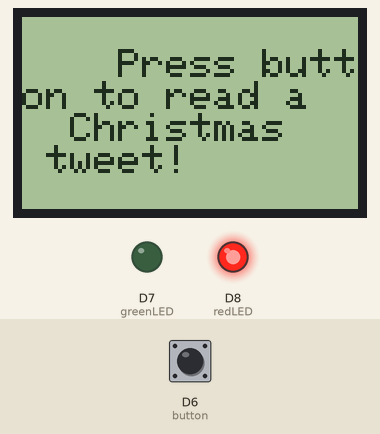
A sketch run on a simulated Arduino MKR. Shown: 84×48 one-colour display, output pins drawn as LEDs (lit = HIGH). Inputs (shaded band) come from the test bench; at power-on: D6 (button) LOW. WiFi joins after 1.5 s; servers stay silent unless stated; the display library's start-up logo is not drawn; uploads are accepted with an empty reply; what the sketch prints to the serial monitor is not drawn.

Above: at 13.7 s.
13.8 s: D6 (button) pulled HIGH for 0.15 s
At 14.38 s:
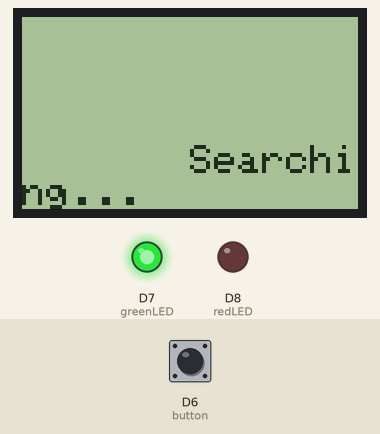
At 15.6 s:
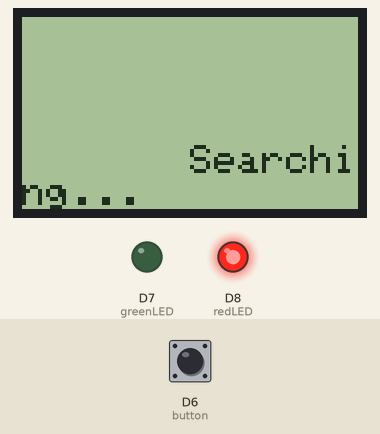
15.9 s: D6 (button) pulled HIGH for 1 s
At 18.6 s:
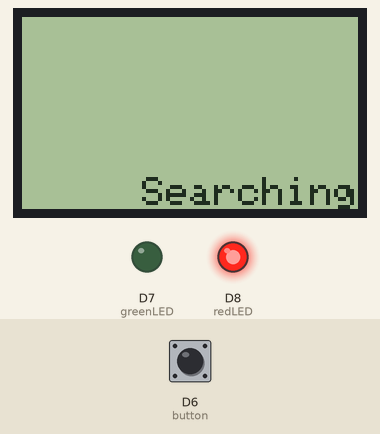
Timing chart, 0 to 20.1 s (numbered marks = the images above; inputs shaded):
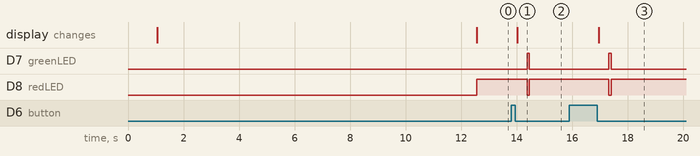

Measured:
- after the input at 13.8 s, D7 (greenLED): LOW → HIGH after 0.57 s, → LOW 0.08 s later; D8 (redLED): HIGH → LOW after 0.57 s, → HIGH 0.08 s later; the display: changes after 0.21 s (image 1)
- after the input at 15.9 s, D7 (greenLED): LOW → HIGH after 1.4 s, → LOW 0.08 s later; D8 (redLED): HIGH → LOW after 1.4 s, → HIGH 0.08 s later; the display: changes after 1.1 s (image 3)

The sketch:

Sketch.ino
```cpp
#include <WiFi101.h>
#include <Adafruit_GFX.h>
#include <Adafruit_PCD8544.h>

char ssid[] = "YOUR-WIFI-SSID";
char pass[] = "YOUR-WIFI-PASSWORD";
int status = WL_IDLE_STATUS;
WiFiClient client;
char server[] = "api.twitter.com";

const int button = 6;
const int redLED = 8;
const int greenLED = 7;

const long debounceDelay = 50;
int stateButton = 0;
int lastStateButton = 0;
int readingButton = 0;
long lastDebounceTimeButton = 0;

bool printOn = false;
int countUntilTweet = 0;
bool printCheck = true;
int printedCharacterCount = 0;

Adafruit_PCD8544 display = Adafruit_PCD8544(1, 2, 3, 4, 5);

void setup() {
	Serial.begin(9600);
	pinMode(button, INPUT);
	pinMode(redLED, OUTPUT);
	pinMode(greenLED, OUTPUT);

	display.begin();
	display.setContrast(50);
	display.display();
	delay(1000);

	while (status != WL_CONNECTED)
	{
		display.clearDisplay();
		display.print("Connecting to wifi");
		display.display();
		status = WiFi.begin(ssid, pass);
		delay(10000);
	}
	display.clearDisplay();
	display.print("Press button to read a    Christmas    tweet!");
	display.display();
	Serial.println("hello");
}

void loop() {
	CheckButton();

	if (client.available())
	{
		digitalWrite(redLED, 0);
		digitalWrite(greenLED, 1);
		char c = client.read();
		Serial.print(c);
		if (printOn)
		{
			if (printedCharacterCount == 78)
			{
				display.clearDisplay();
			}
			display.print(c);
			display.display();
			printedCharacterCount++;
			delay(75);
		}
		if (printCheck)
		{
			if (c == '"')
			{
				countUntilTweet++;
				Serial.print(countUntilTweet);
				if (countUntilTweet == 15)
				{
					printOn = true;
				}
				if (countUntilTweet == 16)
				{
					printOn = false;
					printCheck = false;
				}
			}
		}
	}
	else
	{
		digitalWrite(redLED, 1);
		digitalWrite(greenLED, 0);
	}
}

void CheckButton() {
	readingButton = digitalRead(button);
	if (readingButton != lastStateButton)
	{
		lastDebounceTimeButton = millis();
	}
	if (millis() - lastDebounceTimeButton > debounceDelay)
	{
		if (readingButton != stateButton)
		{
			stateButton = readingButton;
			if (stateButton == LOW)
			{
				Button();
			}
		}
	}
	lastStateButton = readingButton;
}

void Button() {
	display.clearDisplay();
	display.print("Searching...");
	display.display();

	client.stop();
	printCheck = true;
	countUntilTweet = 0;
	printedCharacterCount = 0;
	delay(100);
	if (client.connectSSL(server, 443))
	{
		client.println("GET /1.1/search/tweets.json?q=%40\"merry%20christmas\"&lang=en&result_type=recent&count=1 HTTP/1.1");
		client.println("Host: api.twitter.com");
		client.println("Authorization: Bearer AAAAAAAAAAAAAAAAAAAAAODMywAAAAAAfvZVgnQgq5UapDrh9ahPe1XrXU0%3DKhcrzTjg1IkyYYETQeuBfCgcAPpsdgSv4uhq9CC5L5f57H2Lw2");
		client.println("Connection: close");
		client.println();
		display.clearDisplay();
	}
	else
	{
		display.clearDisplay();
		display.print("Try again");
		display.display();
	}
}
```
